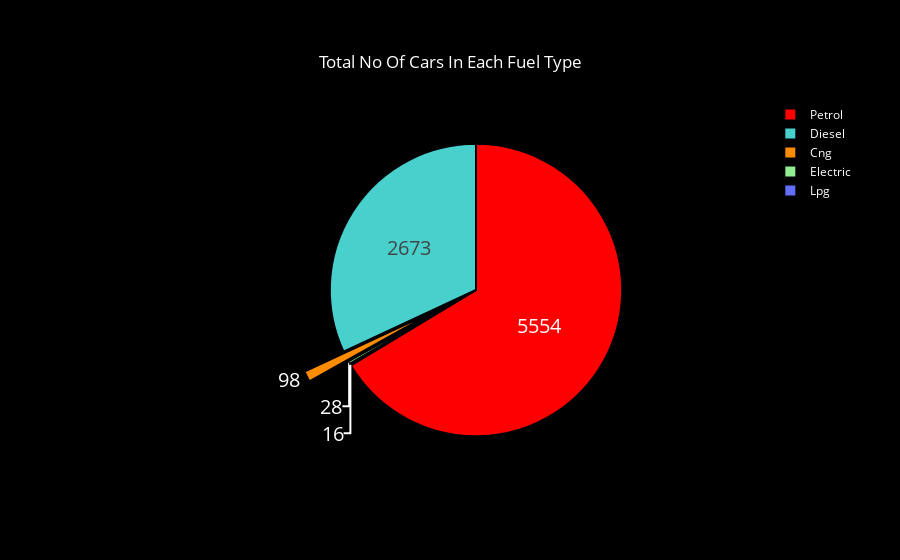

Notebook cell for this chart:
### Markdown cell above
### Fuel Type Vs OEM Vs Price

### Code cell
import plotly.graph_objects as go

FuelCountFrame = detail_frame['ft'].value_counts().to_frame().reset_index()

labels = FuelCountFrame['ft'].tolist()
values = FuelCountFrame['count'].tolist()

colors = ['red', 'mediumturquoise', 'darkorange', 'lightgreen']

fig = go.Figure(data=[go.Pie(labels=labels, values=values, pull=[0, 0, 0.3, 0])])

fig.update_traces(hoverinfo='label+percent', textinfo='value', textfont_size=20,
                  marker=dict(colors=colors, line=dict(color='#000006', width=2)))

fig.update_layout(title_text="Total No Of Cars In Each Fuel Type")
fig.update_layout(title=dict(x=0.5, y=0.9))
fig.update_layout(
    plot_bgcolor='black',  # Set background color to black
    paper_bgcolor='black',  # Set paper (outside plot area) color to black
    font=dict(color='white')  # Set text color to white
)

fig.show()

### Figure 1 — Plotly figure (JSON) as saved in the notebook; plotly's stock layout.template omitted (floating-point values rounded to 4 significant figures)
{"data": [{"hoverinfo": "label+percent", "labels": ["Petrol", "Diesel", "Cng", "Electric", "Lpg"], "marker": {"colors": ["red", "mediumturquoise", "darkorange", "lightgreen"], "line": {"color": "#000006", "width": 2}}, "pull": [0, 0, 0.3, 0], "textfont": {"size": 20}, "textinfo": "value", "type": "pie", "values": [5554, 2673, 98, 28, 16]}], "layout": {"font": {"color": "white"}, "paper_bgcolor": "black", "plot_bgcolor": "black", "title": {"text": "Total No Of Cars In Each Fuel Type", "x": 0.5, "y": 0.9}}}
